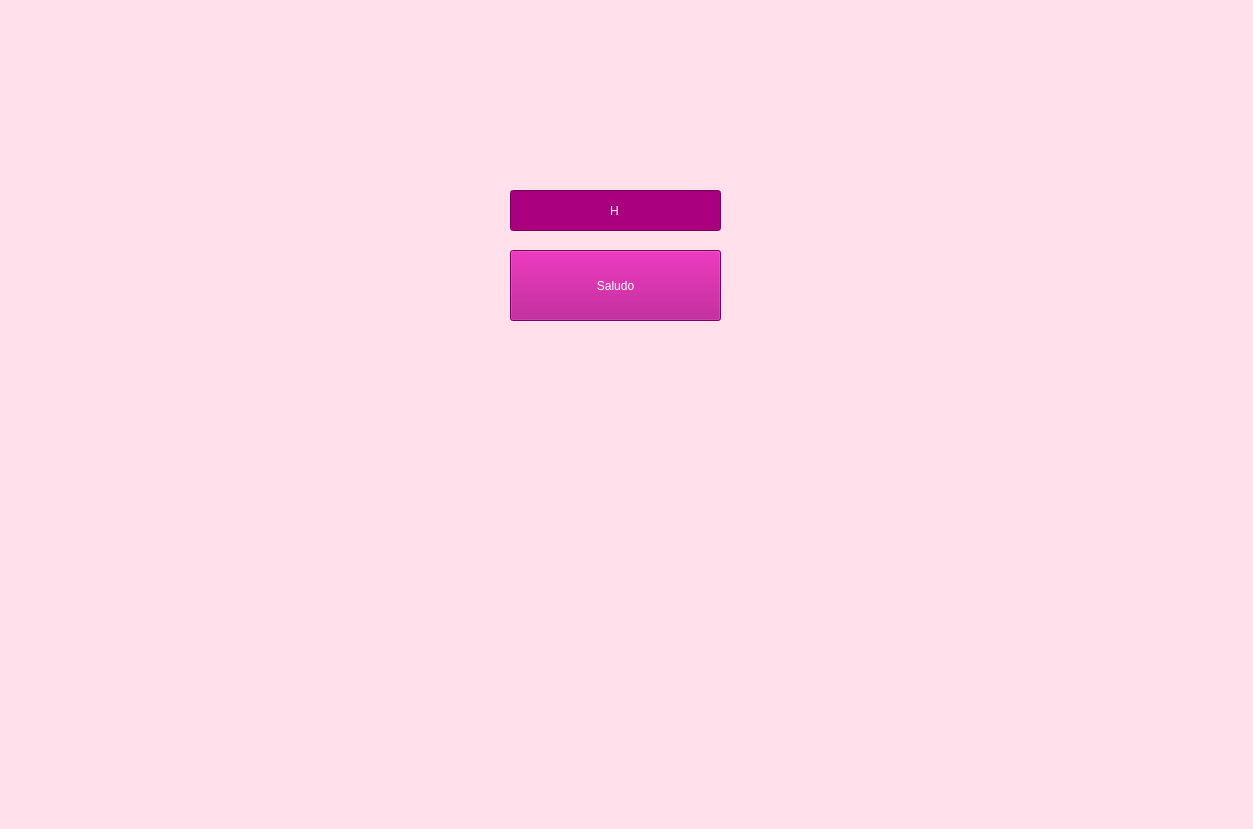
<?xml version="1.0" encoding="UTF-8"?>
<ui version="4.0">
 <class>MainWindow</class>
 <widget class="QMainWindow" name="MainWindow">
  <property name="geometry">
   <rect>
    <x>0</x>
    <y>0</y>
    <width>1253</width>
    <height>829</height>
   </rect>
  </property>
  <property name="windowTitle">
   <string>MainWindow</string>
  </property>
  <property name="styleSheet">
   <string notr="true">background-color: rgb(255, 224, 235);</string>
  </property>
  <widget class="QWidget" name="centralwidget">
   <widget class="QPushButton" name="btnSaludar">
    <property name="geometry">
     <rect>
      <x>510</x>
      <y>250</y>
      <width>211</width>
      <height>71</height>
     </rect>
    </property>
    <property name="styleSheet">
     <string notr="true">background-color: rgb(170, 0, 127);
color: rgb(255, 255, 255);</string>
    </property>
    <property name="text">
     <string>Saludo</string>
    </property>
   </widget>
   <widget class="QLineEdit" name="txtValor">
    <property name="geometry">
     <rect>
      <x>510</x>
      <y>190</y>
      <width>211</width>
      <height>41</height>
     </rect>
    </property>
    <property name="styleSheet">
     <string notr="true">background-color: rgb(170, 0, 127);
color: rgb(255, 255, 255);</string>
    </property>
    <property name="text">
     <string>H</string>
    </property>
    <property name="alignment">
     <set>Qt::AlignCenter</set>
    </property>
   </widget>
   <widget class="QLabel" name="label">
    <property name="geometry">
     <rect>
      <x>1030</x>
      <y>20</y>
      <width>201</width>
      <height>121</height>
     </rect>
    </property>
    <property name="text">
     <string/>
    </property>
    <property name="pixmap">
     <pixmap resource="../Imagenes/resources.qrc">:/Logos/LogoFIT.jpg</pixmap>
    </property>
    <property name="scaledContents">
     <bool>true</bool>
    </property>
   </widget>
   <widget class="QLabel" name="label_2">
    <property name="geometry">
     <rect>
      <x>20</x>
      <y>20</y>
      <width>201</width>
      <height>121</height>
     </rect>
    </property>
    <property name="text">
     <string/>
    </property>
    <property name="pixmap">
     <pixmap resource="../Imagenes/resources.qrc">:/Logos/LogoUAT.png</pixmap>
    </property>
    <property name="scaledContents">
     <bool>true</bool>
    </property>
   </widget>
   <widget class="QLabel" name="label_3">
    <property name="geometry">
     <rect>
      <x>1030</x>
      <y>640</y>
      <width>201</width>
      <height>121</height>
     </rect>
    </property>
    <property name="text">
     <string/>
    </property>
    <property name="pixmap">
     <pixmap resource="../Imagenes/resources.qrc">:/Logos/RhineLab.jpg</pixmap>
    </property>
    <property name="scaledContents">
     <bool>true</bool>
    </property>
   </widget>
  </widget>
  <widget class="QMenuBar" name="menubar">
   <property name="geometry">
    <rect>
     <x>0</x>
     <y>0</y>
     <width>1253</width>
     <height>26</height>
    </rect>
   </property>
  </widget>
  <widget class="QStatusBar" name="statusbar"/>
 </widget>
 <resources>
  <include location="../Imagenes/resources.qrc"/>
 </resources>
 <connections/>
</ui>
